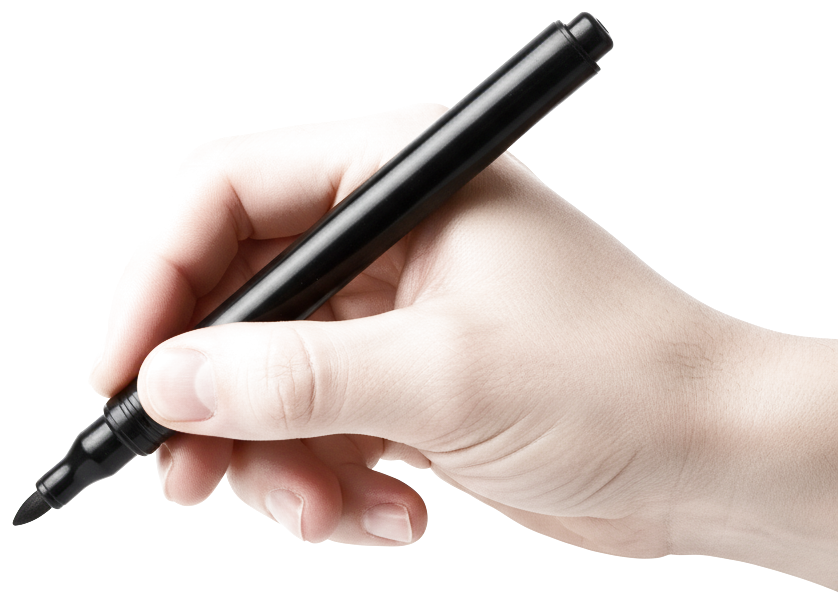
#> input picture spike/scene_engine/assets/hand_pen/asset.png, 838 x 603 px; its folder holds only this picture in this run
$ python -i figure_detector.py   (imports and definitions only)
#> lines starting #> are read from the running program, lines starting #| are printed output that depends on the picture; after the words box and inside, x2 and y2 are one past the last pixel; in counts of white or black regions, pixels touching at a corner belong together
#> further down, picture is the input picture: PIL image 838x603 RGBA; mean R, G, B, A 209.1, 190.2, 181.3, 73.1
"""Phase 3 — real textbook figures via VISION (works for vector + scanned books).

``extract_images`` only recovers embedded raster XObjects, which misses the two
common cases: modern textbooks draw figures as VECTOR art (no raster to pull),
and scanned books store each whole page as one image. So instead of pulling
objects, we RENDER the pages and have Claude point at the figures — then crop the
region straight out of the PDF at high resolution. That captures a figure however
it was authored.

Positions use the SAME image-number trick as vision chapter detection: the model
reports which image (1..N) a figure is on, never a page number it might read off
the page, and we map that back to the physical page ourselves. Bounding boxes are
fractions of the page, so they survive any render resolution.

Cost guardrails: low-res detection, a page cap, a figure cap. All best-effort —
detection or a crop failing must never break a lesson (the slide falls back to a
diagram or bullets).
"""

from __future__ import annotations

import logging
import shutil
import tempfile
from pathlib import Path

from .vision_chapters import _is_int, _page_of, _render_pages

logger = logging.getLogger(__name__)

_DETECT_WIDTH = 900          # a touch higher than chapter detection — figures are smaller than banners
_REFINE_WIDTH = 1500         # single-page render for the precise per-figure box refinement (higher res)
_DETECT_BATCH = 8
_MAX_PAGES = 16              # scan at most this many of a chapter's pages
_SKIP_BEFORE_PAGE = 2        # never scan the cover / title page (front matter, no teaching figures)
_MAX_FIGURES = 8            # keep at most this many per chapter
_CROP_TARGET_PX = 1100       # render the cropped region ~this wide
_CROP_MAX_ZOOM = 4.0
_MIN_CROP_W = 260            # reject slivers / mis-detections
_MIN_CROP_H = 170
_MIN_AREA = 0.015            # a real figure covers at least ~1.5% of the page
_MAX_AREA = 0.85             # ~whole page = probably not a single figure

# --- crop tightening + figure gate (run on the rendered region, at crop time) ---
# The PALETTE-AGNOSTIC fallback: vision refine (refine_figure_box) is the authority on
# tight boxes; this only trims residual margins and rejects two things ANY book agrees
# are not a figure — an unlabelled colour photo, and colour confined to a header bar
# (an activity / "Learn" / "Practise" panel). It NEVER rejects for "not colourful
# enough", so monochrome line diagrams, greyscale screenshots and low-colour tables all
# survive (validated on maths / computing / scanned books, not just the colourful one).
_TRIM_GAP_FRAC = 0.028       # merge content bands across whitespace gaps up to this frac of height
_COLOR_SELECT_MIN = 2000     # pick the band by COLOUR only when colour is genuinely present, else by ink size
_BAR_COLOR_MIN = 1500        # a coloured region this big whose colour sits in a thin bar = activity/header box...
_BAR_COV_MAX = 0.30          #   ...colour spread across <30% of the band's rows (mono figures skip this — no colour)
_PHOTO_WHITE_MAX = 0.45      # a crop with little light background...
_PHOTO_COLOR_MIN = 0.35      #   ...AND heavy colour is an unlabelled photo — reject (BOTH required, so a mono
                             #      screenshot (low colour) or a tinted diagram (some white) is kept)


# [167 lines left out: functions _clean_bbox, detect_figures, refine_figure_box, not called in this run]


def _tighten_to_figure(img):
    """Trim a rendered figure region to just the figure, or None to drop it — the
    PALETTE-AGNOSTIC fallback (vision refine is the authority; this is what runs when
    refine is unavailable or on already-indexed books).

    Purely from layout structure (no "must be colourful" assumption): (1) split the
    region into content bands by whitespace gaps, (2) keep the figure band — the most
    COLOURED band when colour is present, else the largest INKED band (so a monochrome
    diagram or a greyscale screenshot is kept, not dropped), (3) trim tight left/right
    to its content, then reject only the two things every book agrees are not a figure:
    an unlabelled colour PHOTO (fills the frame, little light background AND heavy
    colour) and colour confined to a HEADER BAR (an activity / "Learn" panel).
    Validated on colourful-diagram, monochrome-maths, screenshot-computing and scanned
    books — see scratchpad/test_figures.py.
    """
    import numpy as np

    a = np.asarray(img.convert("RGB")).astype(np.int16)
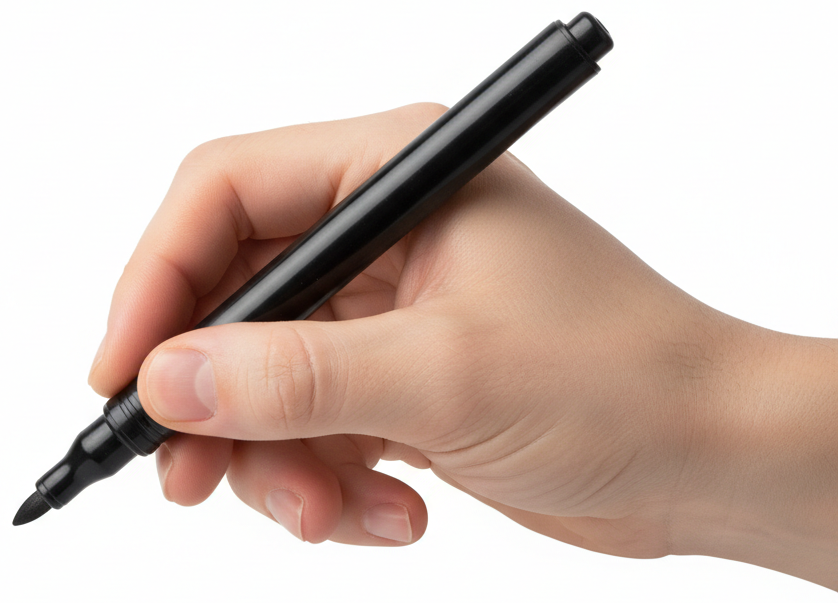
#> a: shape (603, 838, 3) int16; mean R, G, B 209.1, 190.2, 181.3
    h, w, _ = a.shape
#> h = 603; w = 838
    if h < 40 or w < 40:
        return None
    lum = a.mean(2)
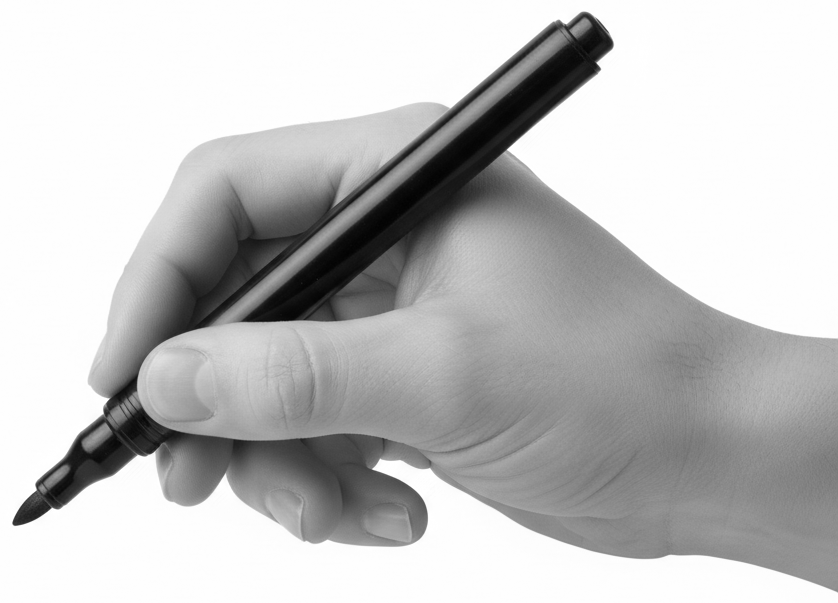
#> lum: shape (603, 838) float64; min 2.33, max 255, mean 193.5
    mx, mn = a.max(2), a.min(2)
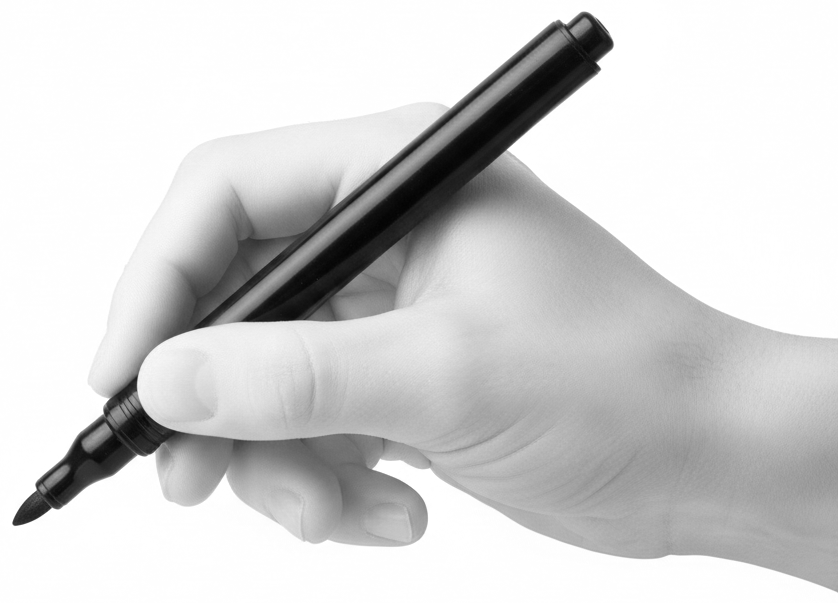
#> mx: shape (603, 838) int16; min 3, max 255, mean 209.3
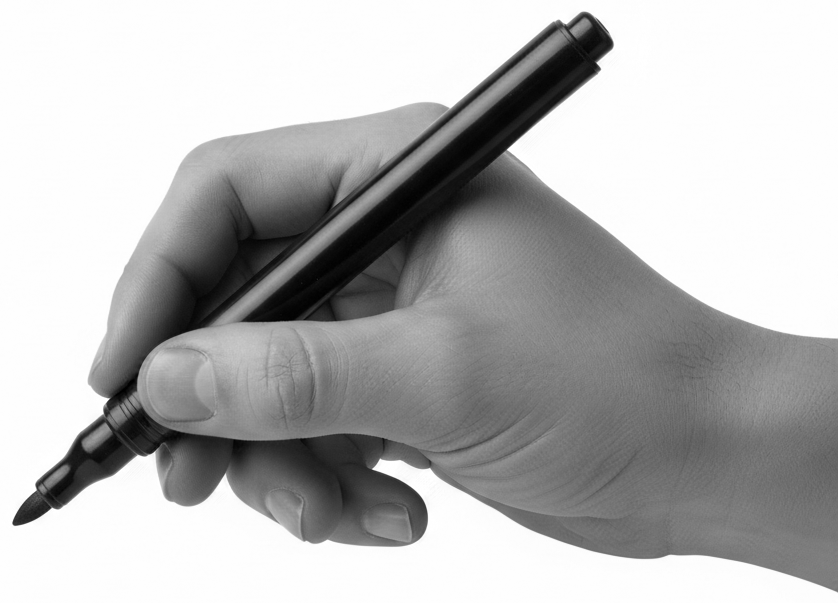
#> mn: shape (603, 838) int16; min 0, max 255, mean 181.1
    ink = lum < 175                       # any dark mark: text, strokes, dark fills
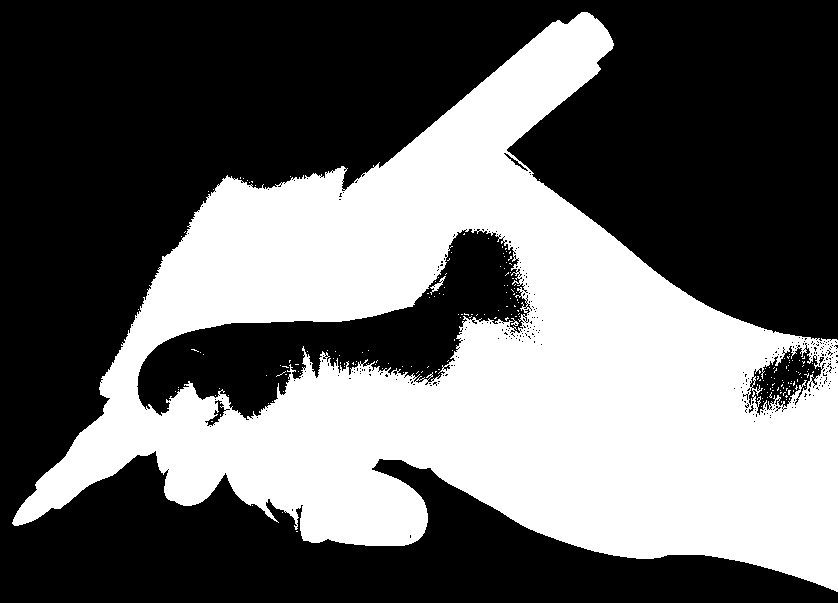
#> ink: shape (603, 838) bool; 40.8% white; 199 white regions (196 under 20 px), largest, box (x1, y1, x2, y2) and area: (12, 12, 838, 592) 205771, (430, 276, 446, 295) 78, (511, 318, 519, 326) 25
    color = (mx - mn > 42) & (mx > 60)    # saturated = graphical, not black text
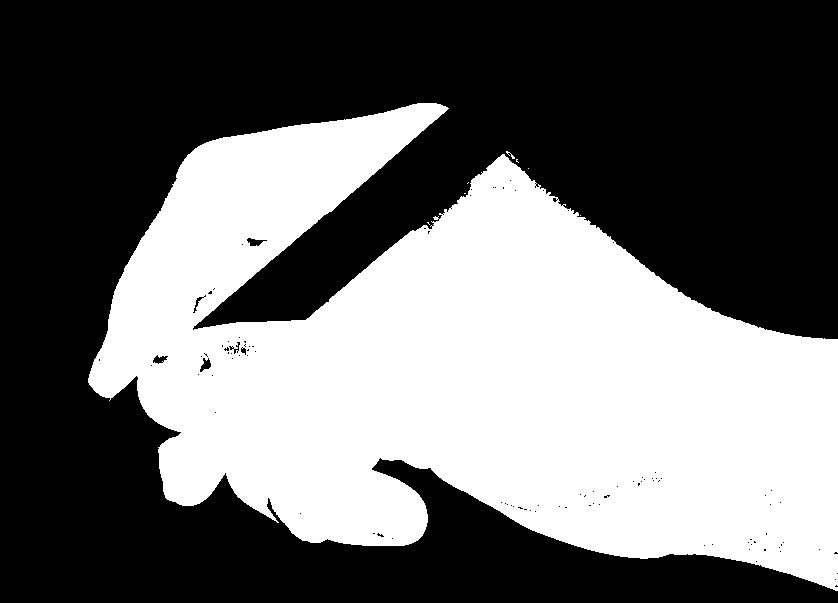
#> color: shape (603, 838) bool; 42.4% white; 8 white regions (6 under 20 px), largest, box (x1, y1, x2, y2) and area: (88, 103, 838, 591) 214344, (506, 151, 515, 159) 22

    # 1. content bands: runs of inked rows, merged across small whitespace gaps.
    nonwhite = ink.mean(1) >= 0.002
    gap = max(6, int(_TRIM_GAP_FRAC * h))
#> gap = 16
    bands: list[tuple[int, int]] = []
    y = 0
    while y < h:
        if not nonwhite[y]:
            y += 1
            continue
        y0 = y
        while y < h and nonwhite[y]:
            y += 1
        y1 = y
        while y1 < h:                     # absorb the next run if only a small gap splits them
            look = y1
            while look < h and look < y1 + gap and not nonwhite[look]:
                look += 1
            if look < h and look < y1 + gap and nonwhite[look]:
                while look < h and nonwhite[look]:
                    look += 1
                y1 = look
            else:
                break
        bands.append((y0, y1))
        y = y1
#> after the loop, bands = [(12, 592)]
    if not bands:
        return None

    # 2. keep the figure band: by COLOUR when colour is genuinely present (a coloured
    #    diagram beats the text bands around it), otherwise by INK size — so a
    #    monochrome line diagram or a greyscale screenshot is kept, never rejected.
    band_color = lambda b: float(color[b[0]:b[1]].sum())   # noqa: E731
    band_ink = lambda b: float(ink[b[0]:b[1]].sum())       # noqa: E731
    if max((band_color(b) for b in bands), default=0.0) >= _COLOR_SELECT_MIN:
        b0, b1 = max(bands, key=band_color)
#> b0 = 12; b1 = 592
    else:
        b0, b1 = max(bands, key=band_ink)

    # 3. trim tight left/right to inked columns (keeps leader-line labels / row labels).
    col_has = ink[b0:b1].mean(0) >= 0.004
    cols = np.where(col_has)[0]
#> cols = 825 values from 13 to 837
    if len(cols) == 0:
        return None
    m = max(6, int(0.02 * w))
#> m = 16
    x0 = max(0, int(cols[0]) - m)
#> x0 = 0
    x1 = min(w, int(cols[-1]) + 1 + m)
#> x1 = 838
    yy0 = max(0, b0 - m)
#> yy0 = 0
    yy1 = min(h, b1 + m)
#> yy1 = 603
    crop = img.crop((x0, yy0, x1, yy1))

    # 4. reject only what every palette agrees is not a figure.
    cc = float(color[b0:b1].sum())
#> cc = 214382
    cov = float((color.sum(1) > 0.006 * w)[b0:b1].mean())
#> cov = 0.838
    if cc >= _BAR_COLOR_MIN and cov < _BAR_COV_MAX:
        return None                       # colour lives only in a header bar → activity/"Learn" panel
    ca = np.asarray(crop.convert("RGB")).astype(np.int16)
    clum = ca.mean(2)
    cmx, cmn = ca.max(2), ca.min(2)
    white_frac = float((clum > 236).mean())
#> white_frac = 0.492
    color_frac = float(((cmx - cmn > 42) & (cmx > 60)).mean())
#> color_frac = 0.424
    if white_frac < _PHOTO_WHITE_MAX and color_frac > _PHOTO_COLOR_MIN:
        return None                       # little light background AND heavy colour → unlabelled photo
    return crop


# [54 lines left out: function crop_figure, not called in this run]

>>> from PIL import Image
>>> picture = Image.open('../spike/scene_engine/assets/hand_pen/asset.png')
>>> result = _tighten_to_figure(picture)
